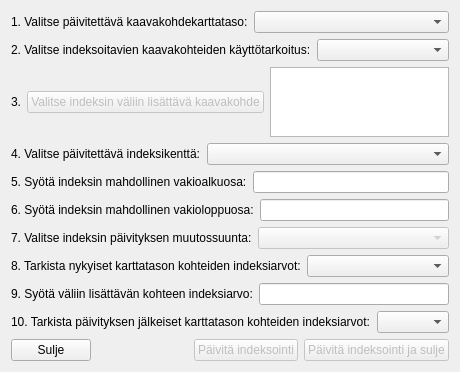
<?xml version="1.0" encoding="UTF-8"?>
<ui version="4.0">
 <class>DialogUpdateIndexingForLayerFeatures</class>
 <widget class="QDialog" name="DialogUpdateIndexingForLayerFeatures">
  <property name="geometry">
   <rect>
    <x>0</x>
    <y>0</y>
    <width>401</width>
    <height>319</height>
   </rect>
  </property>
  <property name="windowTitle">
   <string>Indeksoinnin päivitys halutuille kaavakohteille</string>
  </property>
  <layout class="QVBoxLayout" name="verticalLayout">
   <item>
    <layout class="QHBoxLayout" name="horizontalLayout">
     <item>
      <widget class="QLabel" name="label">
       <property name="text">
        <string>1. Valitse päivitettävä kaavakohdekarttataso:</string>
       </property>
      </widget>
     </item>
     <item>
      <widget class="QComboBox" name="comboBoxChooseTargetLayer">
       <property name="sizePolicy">
        <sizepolicy hsizetype="MinimumExpanding" vsizetype="Fixed">
         <horstretch>0</horstretch>
         <verstretch>0</verstretch>
        </sizepolicy>
       </property>
      </widget>
     </item>
    </layout>
   </item>
   <item>
    <layout class="QHBoxLayout" name="horizontalLayout_11">
     <item>
      <widget class="QLabel" name="label_11">
       <property name="text">
        <string>2. Valitse indeksoitavien kaavakohteiden käyttötarkoitus:</string>
       </property>
      </widget>
     </item>
     <item>
      <widget class="QComboBox" name="comboBoxChooseLandUseClassification"/>
     </item>
    </layout>
   </item>
   <item>
    <layout class="QHBoxLayout" name="horizontalLayout_10">
     <item>
      <widget class="QLabel" name="label_10">
       <property name="text">
        <string>3.</string>
       </property>
      </widget>
     </item>
     <item>
      <widget class="QPushButton" name="pushButtonChooseFeatureToAddBetween">
       <property name="enabled">
        <bool>false</bool>
       </property>
       <property name="text">
        <string>Valitse indeksin väliin lisättävä kaavakohde</string>
       </property>
      </widget>
     </item>
     <item>
      <widget class="QTableWidget" name="tableWidgetTargetFeatureInfo"/>
     </item>
    </layout>
   </item>
   <item>
    <layout class="QHBoxLayout" name="horizontalLayout_2">
     <item>
      <widget class="QLabel" name="label_2">
       <property name="text">
        <string>4. Valitse päivitettävä indeksikenttä:</string>
       </property>
      </widget>
     </item>
     <item>
      <widget class="QComboBox" name="comboBoxChooseIndexFieldToUpdate">
       <property name="sizePolicy">
        <sizepolicy hsizetype="MinimumExpanding" vsizetype="Fixed">
         <horstretch>0</horstretch>
         <verstretch>0</verstretch>
        </sizepolicy>
       </property>
      </widget>
     </item>
    </layout>
   </item>
   <item>
    <layout class="QHBoxLayout" name="horizontalLayout_3">
     <item>
      <widget class="QLabel" name="label_3">
       <property name="text">
        <string>5. Syötä indeksin mahdollinen vakioalkuosa:</string>
       </property>
      </widget>
     </item>
     <item>
      <widget class="QLineEdit" name="lineEditPrefix">
       <property name="sizePolicy">
        <sizepolicy hsizetype="Preferred" vsizetype="Fixed">
         <horstretch>0</horstretch>
         <verstretch>0</verstretch>
        </sizepolicy>
       </property>
      </widget>
     </item>
    </layout>
   </item>
   <item>
    <layout class="QHBoxLayout" name="horizontalLayout_4">
     <item>
      <widget class="QLabel" name="label_5">
       <property name="text">
        <string>6. Syötä indeksin mahdollinen vakioloppuosa:</string>
       </property>
      </widget>
     </item>
     <item>
      <widget class="QLineEdit" name="lineEditPostfix">
       <property name="sizePolicy">
        <sizepolicy hsizetype="Preferred" vsizetype="Fixed">
         <horstretch>0</horstretch>
         <verstretch>0</verstretch>
        </sizepolicy>
       </property>
      </widget>
     </item>
    </layout>
   </item>
   <item>
    <layout class="QHBoxLayout" name="horizontalLayout_5">
     <item>
      <widget class="QLabel" name="label_6">
       <property name="text">
        <string>7. Valitse indeksin päivityksen muutossuunta:</string>
       </property>
      </widget>
     </item>
     <item>
      <widget class="QComboBox" name="comboBoxIndexDirection">
       <property name="enabled">
        <bool>false</bool>
       </property>
      </widget>
     </item>
    </layout>
   </item>
   <item>
    <layout class="QHBoxLayout" name="horizontalLayout_8">
     <item>
      <widget class="QLabel" name="label_7">
       <property name="text">
        <string>8. Tarkista nykyiset karttatason kohteiden indeksiarvot:</string>
       </property>
      </widget>
     </item>
     <item>
      <widget class="QComboBox" name="comboBoxTargetLayerFeatureIndexValuesCurrent"/>
     </item>
    </layout>
   </item>
   <item>
    <layout class="QHBoxLayout" name="horizontalLayout_7">
     <item>
      <widget class="QLabel" name="label_4">
       <property name="text">
        <string>9. Syötä väliin lisättävän kohteen indeksiarvo:</string>
       </property>
      </widget>
     </item>
     <item>
      <widget class="QLineEdit" name="lineEditNewIndexValueForFeatureToAddBetween">
       <property name="sizePolicy">
        <sizepolicy hsizetype="Preferred" vsizetype="Fixed">
         <horstretch>0</horstretch>
         <verstretch>0</verstretch>
        </sizepolicy>
       </property>
      </widget>
     </item>
    </layout>
   </item>
   <item>
    <layout class="QHBoxLayout" name="horizontalLayout_9">
     <item>
      <widget class="QLabel" name="label_8">
       <property name="text">
        <string>10. Tarkista päivityksen jälkeiset karttatason kohteiden indeksiarvot:</string>
       </property>
      </widget>
     </item>
     <item>
      <widget class="QComboBox" name="comboBoxTargetLayerFeatureIndexValuesAfterUpdate"/>
     </item>
    </layout>
   </item>
   <item>
    <layout class="QHBoxLayout" name="horizontalLayout_6">
     <item>
      <widget class="QPushButton" name="pushButtonClose">
       <property name="text">
        <string>Sulje</string>
       </property>
      </widget>
     </item>
     <item>
      <spacer name="horizontalSpacer">
       <property name="orientation">
        <enum>Qt::Horizontal</enum>
       </property>
       <property name="sizeHint" stdset="0">
        <size>
         <width>40</width>
         <height>20</height>
        </size>
       </property>
      </spacer>
     </item>
     <item>
      <widget class="QPushButton" name="pushButtonUpdate">
       <property name="enabled">
        <bool>false</bool>
       </property>
       <property name="text">
        <string>Päivitä indeksointi</string>
       </property>
      </widget>
     </item>
     <item>
      <widget class="QPushButton" name="pushButtonUpdateAndClose">
       <property name="enabled">
        <bool>false</bool>
       </property>
       <property name="text">
        <string>Päivitä indeksointi ja sulje</string>
       </property>
      </widget>
     </item>
    </layout>
   </item>
  </layout>
 </widget>
 <resources/>
 <connections/>
</ui>
